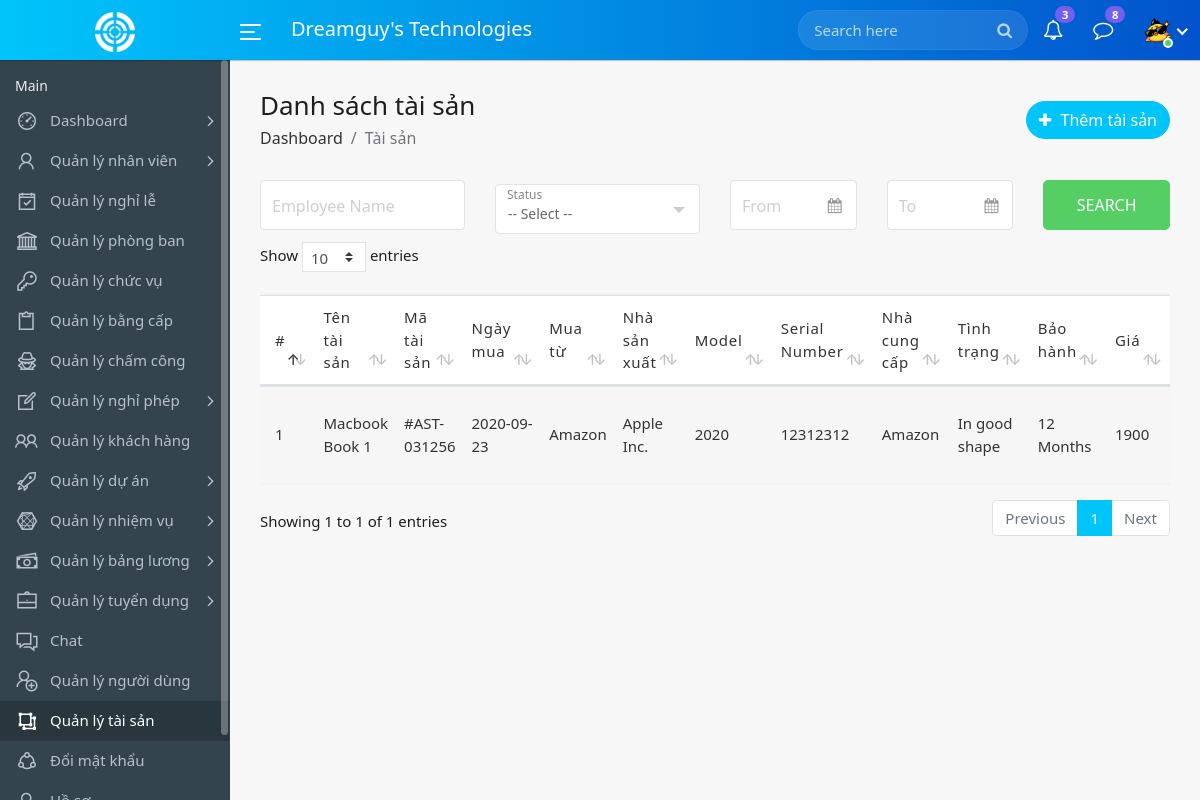
The page /assets.php (signed in) on the database its author committed.
### tables this page shows
CREATE TABLE `users` (
  `id` int(11) NOT NULL,
  `name` varchar(200) NOT NULL,
  `email` varchar(100) NOT NULL,
  `password` varchar(200) NOT NULL,
  `avatar` varchar(255) NOT NULL,
  `role` int(11) NOT NULL,
  `status` int(11) NOT NULL,
  `employee_id` int(11) DEFAULT NULL,
  `created_at` timestamp NOT NULL DEFAULT current_timestamp()
);

CREATE TABLE `assets` (
  `id` int(11) NOT NULL,
  `name` varchar(200) NOT NULL,
  `uuid` varchar(200) NOT NULL,
  `purchase_date` date NOT NULL,
  `purchase_from` varchar(200) NOT NULL,
  `manufacturer` varchar(200) NOT NULL,
  `model` varchar(200) NOT NULL,
  `serial_number` varchar(100) NOT NULL,
  `status` varchar(50) NOT NULL,
  `supplier` varchar(255) NOT NULL,
  `condition` varchar(255) NOT NULL,
  `warranty` varchar(255) NOT NULL,
  `value` double NOT NULL,
  `description` text NOT NULL,
  `created_at` timestamp NOT NULL DEFAULT current_timestamp()
);

### class/asset.php (called while the page is built, shortened)
<?php
class Asset {
    private $dbh;
    public function __construct($dbh) {
        $this->dbh = $dbh;
    }
    public function viewAllAssets() {
        try {
            $query = "SELECT * FROM assets";
            $stmt = $this->dbh->prepare($query);
            $stmt->execute();
            return $stmt->fetchAll(PDO::FETCH_ASSOC);
        } catch (PDOException $e) {
            echo "Error: " . $e->getMessage();
            return false;
        }
    }
}
?>

### assets.php (the view, shortened to what this page needs)
<?php
include_once('includes/config.php');
include_once('class/asset.php');
$assetObj = new Asset($dbh);
?>
<!DOCTYPE html>
<html lang="en">
    <head>
        <link rel="stylesheet" href="assets/css/bootstrap.min.css">
        <link rel="stylesheet" href="assets/css/font-awesome.min.css">
		<link rel="stylesheet" href="assets/css/line-awesome.min.css">
		<link rel="stylesheet" href="assets/css/dataTables.bootstrap4.min.css">
		<link rel="stylesheet" href="assets/css/select1.min.css">
		<link rel="stylesheet" href="assets/css/bootstrap-datetimepicker.min.css">
        <link rel="stylesheet" href="assets/css/style.css">
		<link rel="stylesheet" type="text/css"
        href="https://cdn.datatables.net/buttons/2.2.2/css/buttons.dataTables.min.css">
    </head>
    <body>
        <div class="main-wrapper">
            <?php include_once("includes/header.php");?>
            <?php include_once("includes/sidebar.php");?>
            <div class="page-wrapper">
                <div class="content container-fluid">
					<div class="page-header">
						<div class="row align-items-center">
							<div class="col">
								<h3 class="page-title">Danh sách tài sản</h3>
								<ul class="breadcrumb">
									<li class="breadcrumb-item"><a href="index.php">Dashboard</a></li>
									<li class="breadcrumb-item active">Tài sản</li>
								</ul>
							</div>
							<div class="col-auto float-right ml-auto">
								<a href="#" class="btn add-btn" data-toggle="modal" data-target="#add_asset"><i class="fa fa-plus"></i> Thêm tài sản</a>
							</div>
						</div>
					</div>
					<div class="row filter-row">
						<div class="col-sm-6 col-md-3">
							<div class="form-group form-focus">
								<input type="text" class="form-control floating">
								<label class="focus-label">Employee Name</label>
							</div>
						</div>
						<div class="col-sm-6 col-md-3">
							<div class="form-group form-focus select-focus">
								<label class="focus-label">Status</label>
							</div>
						</div>
						<div class="col-sm-12 col-md-4">
						   <div class="row">
							   <div class="col-md-6 col-sm-6">
									<div class="form-group form-focus">
										<div class="cal-icon">
											<input class="form-control floating datetimepicker" type="text">
										</div>
										<label class="focus-label">From</label>
									</div>
								</div>
							   <div class="col-md-6 col-sm-6">
									<div class="form-group form-focus">
										<div class="cal-icon">
											<input class="form-control floating datetimepicker" type="text">
										</div>
										<label class="focus-label">To</label>
									</div>
								</div>
							</div>
						</div>
						<div class="col-sm-6 col-md-2">
							<a href="#" class="btn btn-success btn-block"> Search </a>
						</div>
                    </div>
					<div class="row">
						<div class="col-md-12">
							<div class="table-responsive">
								<table class="table table-striped custom-table mb-0 datatable">
									<thead>
										<tr>
											<th>#</th>
											<th>Tên tài sản</th>
											<th>Mã tài sản</th>
											<th>Ngày mua</th>
											<th>Mua từ</th>
											<th>Nhà sản xuất</th>
											<th>Model</th>
											<th>Serial Number</th>
											<th>Nhà cung cấp</th>
											<th>Tình trạng</th>
											<th>Bảo hành</th>
											<th>Giá</th>
										</tr>
									</thead>
									<tbody>
									<?php
										$cnt = 1;
										$results = $assetObj->viewAllAssets();
										if($results):
											foreach($results as $row):
									?>
									<tr>
										<td><?= htmlentities($cnt) ?></td>
										<td><?= htmlentities($row["name"]) ?></td>
										<td><?= htmlentities($row["uuid"]) ?></td>
										<td><?= htmlentities($row["purchase_date"]) ?></td>
										<td><?= htmlentities($row["purchase_from"]) ?></td>
										<td><?= htmlentities($row["manufacturer"]) ?></td>
										<td><?= htmlentities($row["model"]) ?></td>
										<td><?= htmlentities($row["serial_number"]) ?></td>
										<td><?= htmlentities($row["supplier"]) ?></td>
										<td><?= htmlentities($row["condition"]) ?></td>
										<td><?= htmlentities($row["warranty"]) ?></td>
										<td><?= htmlentities($row["value"]) ?></td>
									</tr>
									<?php
												$cnt++;
											endforeach;
										endif;
									?>
									</tbody>
								</table>
							</div>
						</div>
					</div>
                </div>
            </div>
        </div>
    </body>
</html>

### includes/header.php (shortened to what this page needs)
<div class="header">
    <div class="header-left">
        <a href="index.php" class="logo">
            <img src="assets/img/logo.png" width="40" height="40" alt="">
        </a>
    </div>
    <a id="toggle_btn" href="javascript:void(0);">
        <span class="bar-icon">
            <span></span>
            <span></span>
            <span></span>
        </span>
    </a>
    <div class="page-title-box">
        <h3>Dreamguy's Technologies</h3>
    </div>
    <ul class="nav user-menu">
        <li class="nav-item">
            <div class="top-nav-search">
                <form action="search.php">
                    <input class="form-control" type="text" placeholder="Search here">
                    <button class="btn" type="submit"><i class="fa fa-search"></i></button>
                </form>
            </div>
        </li>
        <li class="nav-item dropdown">
            <a href="#" class="dropdown-toggle nav-link" data-toggle="dropdown">
                <i class="fa fa-bell-o"></i> <span class="badge badge-pill">3</span>
            </a>
        </li>
        <li class="nav-item dropdown">
            <a href="#" class="dropdown-toggle nav-link" data-toggle="dropdown">
                <i class="fa fa-comment-o"></i> <span class="badge badge-pill">8</span>
            </a>
        </li>
        <?php
	 $sql = "SELECT * FROM users WHERE id = :id";
	 $query = $dbh->prepare($sql);
	 $query->bindParam(':id', $_SESSION["user_id"]);
	 $query->execute();
	 $result = $query->fetch(PDO::FETCH_ASSOC);
		?>
        <li class="nav-item dropdown has-arrow main-drop">
            <a href="#"  class="nav-link dropdown-toggle" data-toggle="dropdown" aria-expanded="false">
                <span class="user-img"> <span class="user-img">
                        <?php if (substr($result["avatar"], 0, 5) === 'https'): ?>
                        <img src="<?php echo htmlentities($result["avatar"]); ?>" alt="Avatar">
                        <?php else: ?>
                        <img src="upload/users/<?php echo htmlentities($result["avatar"]); ?>" alt="Avatar">
                        <?php endif; ?>
                        <span class="status online"></span></span>
            </a>
        </li>
    </ul>
</div>

### rows shown on the page
users: avatar (picture)
assets: name "Macbook Book 1", uuid "#AST-031256", purchase_date "2020-09-23", purchase_from "Amazon", manufacturer "Apple Inc.", model "2020", serial_number "12312312", supplier "Amazon", condition "In good shape", warranty "12 Months", value "1900"
